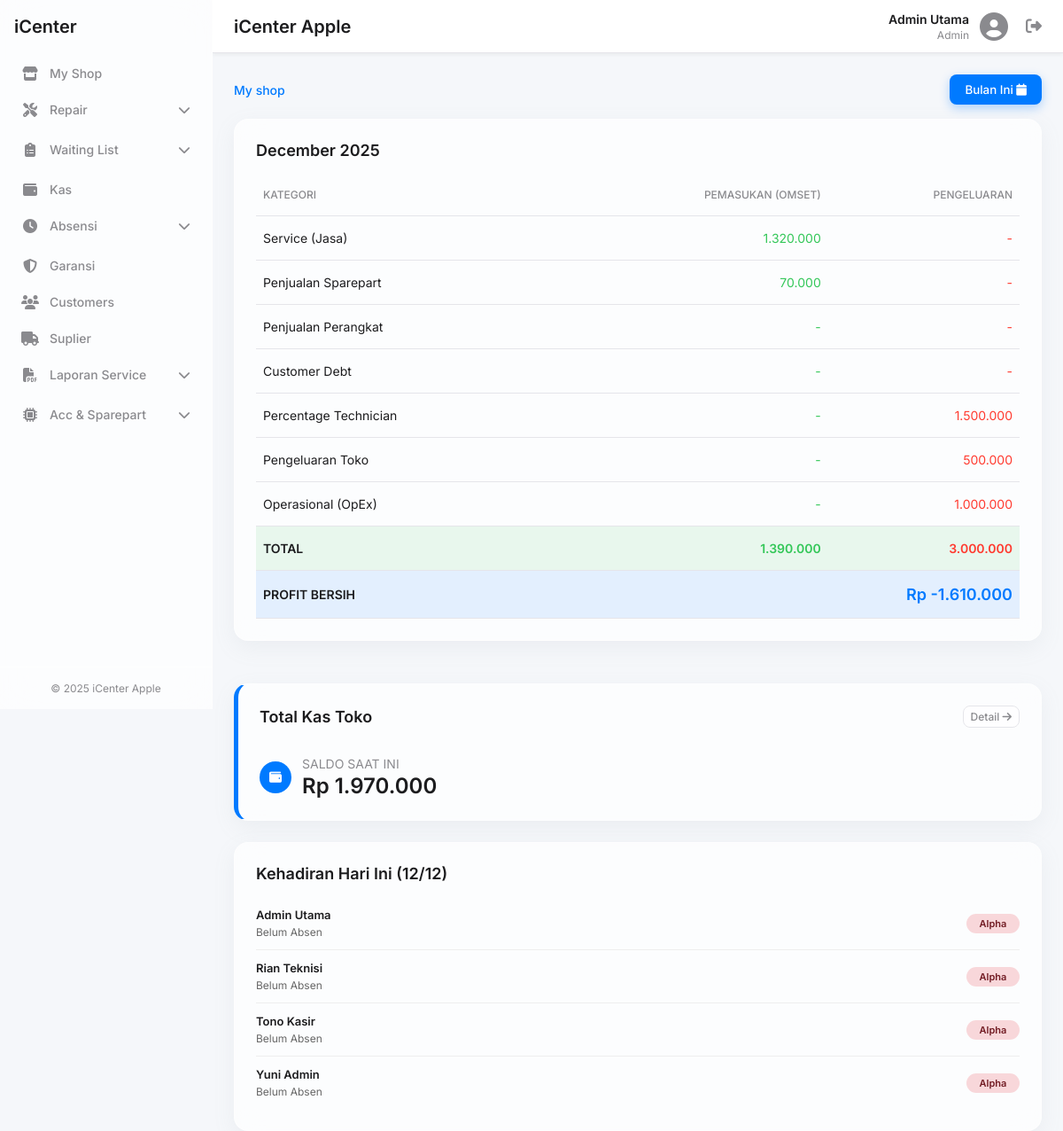
/index.php (signed in, upper part), run on an earlier commit of the app's database.
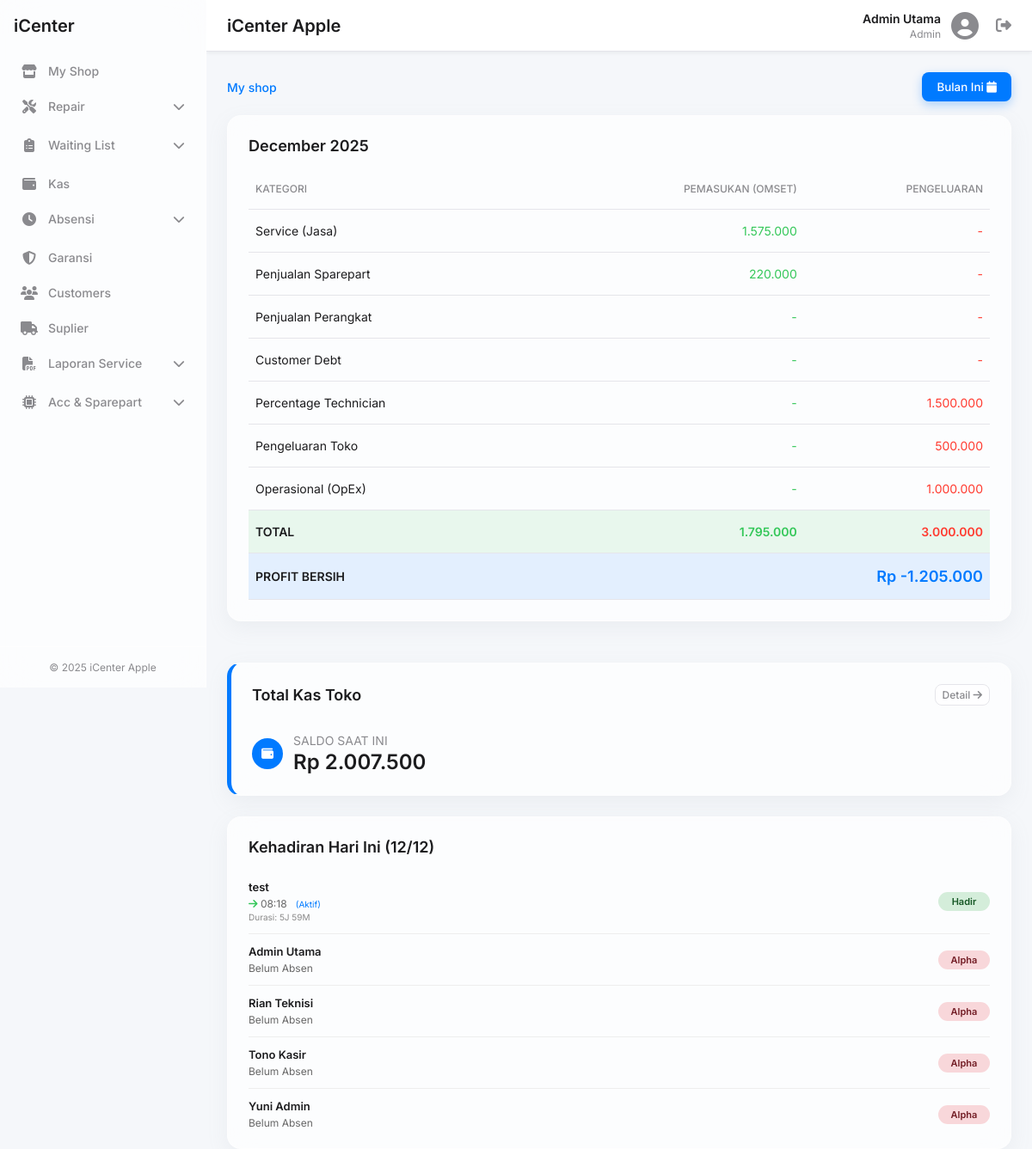
And on a later commit of the database.
### tables this page shows
CREATE TABLE `users` (
  `id` bigint(20) UNSIGNED NOT NULL,
  `nama` varchar(100) DEFAULT NULL,
  `username` varchar(50) DEFAULT NULL,
  `password` text DEFAULT NULL,
  `role` varchar(20) DEFAULT NULL,
  `created_at` timestamp NULL DEFAULT current_timestamp()
);

CREATE TABLE `absensi` (
  `id` int(11) NOT NULL,
  `user_id` bigint(20) UNSIGNED NOT NULL,
  `tanggal` date NOT NULL,
  `waktu_masuk` datetime NOT NULL,
  `waktu_keluar` datetime DEFAULT NULL,
  `created_at` timestamp NULL DEFAULT current_timestamp()
);

### index.php (the view, shortened to what the changed rows need)
<?php
require_once 'includes/header.php';
$bulan_tahun = date('F Y');
$bulan_ini = date('m');
$tahun_ini = date('Y');
$hari_ini = date('Y-m-d');
$saldo_kas_saat_ini = 0;
$result_saldo = $conn->query("SELECT saldo_terakhir FROM transaksi_kas ORDER BY id DESC LIMIT 1");
if ($result_saldo && $result_saldo->num_rows > 0) {
    $saldo_kas_saat_ini = $result_saldo->fetch_assoc()['saldo_terakhir'];
}
$sql_total_service = "SELECT SUM(sub_total) as total FROM service
                      WHERE MONTH(tanggal) = '$bulan_ini'
                      AND YEAR(tanggal) = '$tahun_ini'
                      AND status_pembayaran = 'Lunas'";
$res_total_service = $conn->query($sql_total_service);
$total_revenue_service = ($res_total_service->fetch_assoc()['total']) ?? 0;
$sql_part_service = "SELECT SUM(sk.jumlah * ms.harga_jual) as total_part
                     FROM sparepart_keluar sk
                     JOIN master_sparepart ms ON sk.code_sparepart = ms.code_sparepart
                     JOIN service s ON sk.invoice_service = s.invoice
                     WHERE MONTH(s.tanggal) = '$bulan_ini'
                     AND YEAR(s.tanggal) = '$tahun_ini'
                     AND s.status_pembayaran = 'Lunas'";
$res_part_service = $conn->query($sql_part_service);
$total_part_in_service = ($res_part_service->fetch_assoc()['total_part']) ?? 0;
$sql_part_external = "SELECT SUM(psl.total_harga) as total_external
                      FROM pembelian_sparepart_luar psl
                      JOIN service s ON psl.invoice_service = s.invoice
                      WHERE MONTH(s.tanggal) = '$bulan_ini'
                      AND YEAR(s.tanggal) = '$tahun_ini'
                      AND s.status_pembayaran = 'Lunas'";
$res_part_external = $conn->query($sql_part_external);
$total_part_external = ($res_part_external->fetch_assoc()['total_external']) ?? 0;
$pemasukan_jasa_murni = $total_revenue_service - ($total_part_in_service + $total_part_external);
$sql_jual_langsung = "SELECT SUM(total) as total FROM penjualan_sparepart
                      WHERE MONTH(tanggal) = '$bulan_ini'
                      AND YEAR(tanggal) = '$tahun_ini'
                      AND status_pembayaran = 'Lunas'";
$res_jual_langsung = $conn->query($sql_jual_langsung);
$total_jual_langsung = ($res_jual_langsung->fetch_assoc()['total']) ?? 0;
$total_penjualan_sparepart = $total_jual_langsung + $total_part_in_service;
$manual_penjualan_perangkat = 0;
$manual_customer_debt_laba = 0;
$manual_customer_debt_beban = 0;
$manual_percentage_tech = 1500000;
$manual_pengeluaran_toko = 500000;
$manual_opex = 1000000;
$data_laporan = [
    "Service (Jasa)" => [
        "laba" => $pemasukan_jasa_murni,
        "pengeluaran" => 0
    ],
    "Penjualan Sparepart" => [
        "laba" => $total_penjualan_sparepart,
        "pengeluaran" => 0
    ],
    "Penjualan Perangkat" => [
        "laba" => $manual_penjualan_perangkat,
        "pengeluaran" => 0
    ],
    "Customer Debt" => [
        "laba" => $manual_customer_debt_laba,
        "pengeluaran" => $manual_customer_debt_beban
    ],
    "Percentage Technician" => [
        "laba" => 0,
        "pengeluaran" => $manual_percentage_tech
    ],
    "Pengeluaran Toko" => [
        "laba" => 0,
        "pengeluaran" => $manual_pengeluaran_toko
    ],
    "Operasional (OpEx)" => [
        "laba" => 0,
        "pengeluaran" => $manual_opex
    ],
];
$total_laba = array_sum(array_column($data_laporan, 'laba'));
$total_pengeluaran = array_sum(array_column($data_laporan, 'pengeluaran'));
$profit = $total_laba - $total_pengeluaran;
$absensi_list = [];
$sql_absen = "SELECT u.nama, u.role, a.waktu_masuk, a.waktu_keluar
              FROM users u
              LEFT JOIN absensi a ON u.id = a.user_id AND a.tanggal = '$hari_ini'
              WHERE u.role != 'owner'
              ORDER BY a.waktu_masuk DESC, u.nama ASC";
$res_absen = $conn->query($sql_absen);
if($res_absen) {
    while($row = $res_absen->fetch_assoc()) {
        $absensi_list[] = $row;
    }
}
?>
<div class="content-container">
    <div class="main-column">
        <div class="report-card glass-effect">
            <h2 class="report-title"><?php echo $bulan_tahun; ?></h2>
            <div class="table-wrapper">
                <table class="report-table">
                    <thead>
                        <tr>
                            <th>KATEGORI</th>
                            <th class="text-right">PEMASUKAN (OMSET)</th>
                            <th class="text-right">PENGELUARAN</th>
                        </tr>
                    </thead>
                    <tbody>
                        <?php foreach ($data_laporan as $nama => $nilai): ?>
                        <tr>
                            <td><?php echo $nama; ?></td>
                            <td class="text-right text-success"><?php echo ($nilai['laba'] > 0) ? number_format($nilai['laba'], 0, ',', '.') : '-'; ?></td>
                            <td class="text-right text-danger"><?php echo ($nilai['pengeluaran'] > 0) ? number_format($nilai['pengeluaran'], 0, ',', '.') : '-'; ?></td>
                        </tr>
                        <?php endforeach; ?>
                    </tbody>
                    <tfoot>
                        <tr class="total-row">
                            <td>TOTAL</td>
                            <td class="text-right text-success"><?php echo number_format($total_laba, 0, ',', '.'); ?></td>
                            <td class="text-right text-danger"><?php echo number_format($total_pengeluaran, 0, ',', '.'); ?></td>
                        </tr>
                        <tr class="profit-row">
                            <td>PROFIT BERSIH</td>
                            <td colspan="2" class="text-right text-profit" style="font-size: 18px;">Rp <?php echo number_format($profit, 0, ',', '.'); ?></td>
                        </tr>
                    </tfoot>
                </table>
            </div>
        </div>
    </div>
    <aside class="right-column">
        <div class="summary-card glass-effect" style="border-left: 5px solid var(--accent-primary);">
            <div class="summary-total" style="padding-top: 16px; border-top: none;">
                <div class="summary-text">
                    <p>SALDO SAAT INI</p>
                    <span style="font-size: 24px;">Rp <?php echo number_format($saldo_kas_saat_ini, 0, ',', '.'); ?></span>
                </div>
            </div>
        </div>
        <div class="summary-card glass-effect">
            <div style="max-height: 300px; overflow-y: auto;">
                <?php if(empty($absensi_list)): ?>
                    <p style="text-align: center; color: #888;">Tidak ada data karyawan.</p>
                <?php else: ?>
                    <?php foreach($absensi_list as $absen): ?>
                        <?php
                            $is_present = !empty($absen['waktu_masuk']);
                            $is_out = !empty($absen['waktu_keluar']);
                            $jam_masuk = $is_present ? date('H:i', strtotime($absen['waktu_masuk'])) : '-';
                            $jam_keluar = $is_out ? date('H:i', strtotime($absen['waktu_keluar'])) : '-';
                            $durasi_teks = '-';
                            if ($is_present) {
                                $start = new DateTime($absen['waktu_masuk']);
                                $end = $is_out ? new DateTime($absen['waktu_keluar']) : new DateTime();
                                $interval = $start->diff($end);
                                $durasi_teks = $interval->format('%hJ %iM');
                            }
                        ?>
                        <div class="absensi-item">
                            <div>
                                <div style="font-weight: 600; font-size: 13px;"><?php echo htmlspecialchars($absen['nama']); ?></div>
                                <div class="absensi-time">
                                    <?php if($is_present): ?>
                                        <i class="fas fa-arrow-right" style="color:var(--accent-success)"></i> <?php echo $jam_masuk; ?> &nbsp;
                                        <?php if($is_out): ?>
                                            <i class="fas fa-arrow-left" style="color:var(--accent-danger)"></i> <?php echo $jam_keluar; ?>
                                        <?php else: ?>
                                            <span style="color: var(--accent-primary); font-size: 10px;">(Aktif)</span>
                                        <?php endif; ?>
                                        <br>
                                        <span style="color: #888; font-size: 10px;">Durasi: <?php echo $durasi_teks; ?></span>
                                    <?php else: ?>
                                        Belum Absen
                                    <?php endif; ?>
                                </div>
                            </div>
                            <div>
                                <?php if (!$is_present): ?>
                                    <span class="absensi-status status-belum">Alpha</span>
                                <?php elseif ($is_out): ?>
                                    <span class="absensi-status status-pulang">Pulang</span>
                                <?php else: ?>
                                    <span class="absensi-status status-hadir">Hadir</span>
                                <?php endif; ?>
                            </div>
                        </div>
                    <?php endforeach; ?>
                <?php endif; ?>
            </div>
        </div>
    </aside>
</div>
<?php
require_once 'includes/footer.php';
?>

What changed in the data, as far as the page shows it:
added absensi: user.nama "test", waktu_masuk "08:18", shows "(Aktif)", durasi_teks "5J 59M", shows "Hadir"
Also different on the page:
$total_laba: "1.390.000" → "1.795.000"
$profit: "-1.610.000" → "-1.205.000"
$saldo_kas_saat_ini: "1.970.000" → "2.007.500"
new list line: "Service (Jasa) 1.575.000 -"
new list line: "Penjualan Sparepart 220.000 -"
list line gone: "Service (Jasa) 1.320.000 -"
list line gone: "Penjualan Sparepart 70.000 -"
